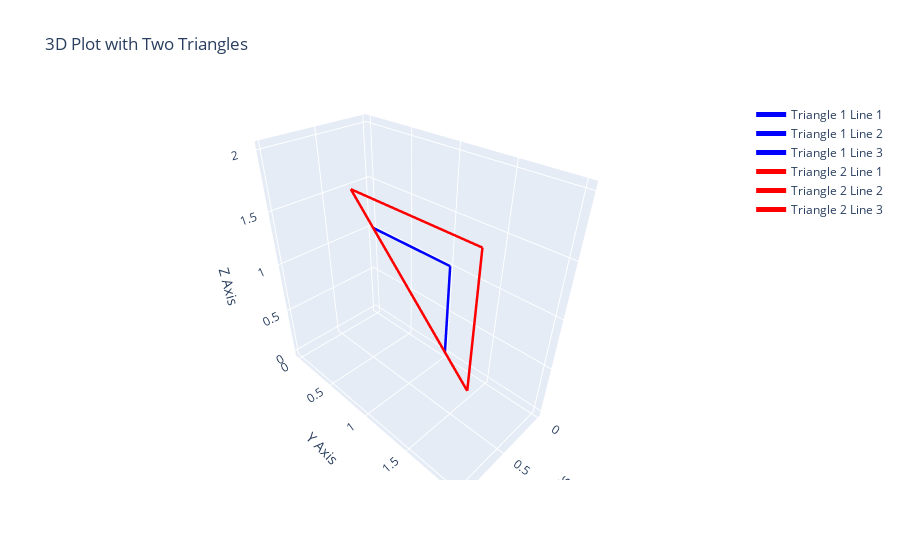

Notebook code cell kept with this figure:
### Markdown cell above
# Test case 1

### Code cell
triangle1 = [[0, 1, 0], [0, 0, 1], [0, 1, 1]]
triangle2 = [[1, 2, 1], [1, 1, 2], [1, 2, 2]]

# Create the 3D line plot for the triangles
fig = go.Figure()

plot_triangle(fig, triangle1, 'blue', 1)
plot_triangle(fig, triangle2, 'red', 2)

# Update layout for better visualization
fig.update_layout(scene=dict(
                    xaxis_title='X Axis',
                    yaxis_title='Y Axis',
                    zaxis_title='Z Axis'),
                  title='3D Plot with Two Triangles')
# Show the plot
fig.show()

### Figure 1 — Plotly figure (JSON) as saved in the notebook; plotly's stock layout.template omitted (floating-point values rounded to 4 significant figures)
{"data": [{"line": {"color": "blue", "width": 5}, "mode": "lines", "name": "Triangle 1 Line 1", "type": "scatter3d", "x": [0, 0], "y": [1, 0], "z": [0, 1]}, {"line": {"color": "blue", "width": 5}, "mode": "lines", "name": "Triangle 1 Line 2", "type": "scatter3d", "x": [0, 0], "y": [0, 1], "z": [1, 1]}, {"line": {"color": "blue", "width": 5}, "mode": "lines", "name": "Triangle 1 Line 3", "type": "scatter3d", "x": [0, 0], "y": [1, 1], "z": [1, 0]}, {"line": {"color": "red", "width": 5}, "mode": "lines", "name": "Triangle 2 Line 1", "type": "scatter3d", "x": [1, 1], "y": [2, 1], "z": [1, 2]}, {"line": {"color": "red", "width": 5}, "mode": "lines", "name": "Triangle 2 Line 2", "type": "scatter3d", "x": [1, 1], "y": [1, 2], "z": [2, 2]}, {"line": {"color": "red", "width": 5}, "mode": "lines", "name": "Triangle 2 Line 3", "type": "scatter3d", "x": [1, 1], "y": [2, 2], "z": [2, 1]}], "layout": {"scene": {"xaxis": {"title": {"text": "X Axis"}}, "yaxis": {"title": {"text": "Y Axis"}}, "zaxis": {"title": {"text": "Z Axis"}}}, "title": {"text": "3D Plot with Two Triangles"}}}
